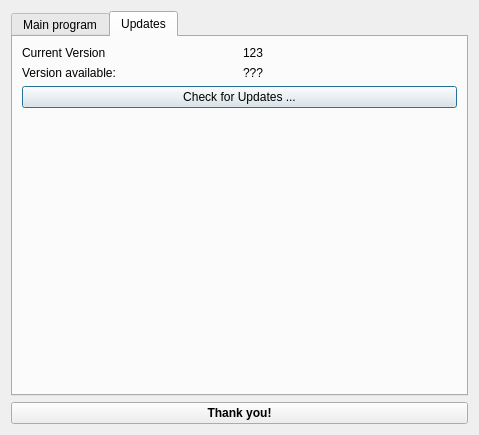
<?xml version="1.0" encoding="UTF-8"?>
<ui version="4.0">
 <class>AboutDialog</class>
 <widget class="QDialog" name="AboutDialog">
  <property name="geometry">
   <rect>
    <x>0</x>
    <y>0</y>
    <width>479</width>
    <height>435</height>
   </rect>
  </property>
  <property name="sizePolicy">
   <sizepolicy hsizetype="Fixed" vsizetype="Fixed">
    <horstretch>255</horstretch>
    <verstretch>163</verstretch>
   </sizepolicy>
  </property>
  <property name="minimumSize">
   <size>
    <width>255</width>
    <height>149</height>
   </size>
  </property>
  <property name="windowTitle">
   <string>About Voc2Brain</string>
  </property>
  <layout class="QVBoxLayout" name="verticalLayout_2">
   <item>
    <widget class="QTabWidget" name="tabWidget">
     <property name="currentIndex">
      <number>1</number>
     </property>
     <widget class="QWidget" name="widget">
      <attribute name="title">
       <string>Main program</string>
      </attribute>
      <layout class="QVBoxLayout" name="verticalLayout_3">
       <item>
        <widget class="QLabel" name="label">
         <property name="font">
          <font>
           <family>Century Schoolbook L</family>
           <pointsize>18</pointsize>
           <weight>75</weight>
           <italic>false</italic>
           <bold>true</bold>
          </font>
         </property>
         <property name="text">
          <string notr="true">Voc2brain</string>
         </property>
        </widget>
       </item>
       <item>
        <layout class="QHBoxLayout" name="horizontalLayout">
         <item>
          <widget class="QLabel" name="label_8">
           <property name="font">
            <font>
             <weight>75</weight>
             <bold>true</bold>
            </font>
           </property>
           <property name="text">
            <string>Version:</string>
           </property>
          </widget>
         </item>
         <item>
          <widget class="QLabel" name="label_2">
           <property name="font">
            <font>
             <weight>75</weight>
             <bold>true</bold>
            </font>
           </property>
           <property name="text">
            <string notr="true">5.00.00</string>
           </property>
          </widget>
         </item>
         <item>
          <spacer name="horizontalSpacer">
           <property name="orientation">
            <enum>Qt::Horizontal</enum>
           </property>
           <property name="sizeHint" stdset="0">
            <size>
             <width>40</width>
             <height>20</height>
            </size>
           </property>
          </spacer>
         </item>
        </layout>
       </item>
       <item>
        <widget class="QLabel" name="label_3">
         <property name="font">
          <font>
           <pointsize>10</pointsize>
          </font>
         </property>
         <property name="text">
          <string>A free and gratis vocabulary learning program which shall enable the user to learn both questions and their answers in an optimal way, based on the flashcard system by Leitner.</string>
         </property>
         <property name="scaledContents">
          <bool>false</bool>
         </property>
         <property name="alignment">
          <set>Qt::AlignLeading|Qt::AlignLeft|Qt::AlignTop</set>
         </property>
         <property name="wordWrap">
          <bool>true</bool>
         </property>
        </widget>
       </item>
      </layout>
     </widget>
     <widget class="QWidget" name="tab_version">
      <attribute name="title">
       <string>Updates</string>
      </attribute>
      <layout class="QVBoxLayout" name="verticalLayout_4">
       <item>
        <layout class="QGridLayout" name="gridLayout">
         <item row="1" column="0">
          <widget class="QLabel" name="label_11">
           <property name="text">
            <string>Version available:</string>
           </property>
          </widget>
         </item>
         <item row="0" column="1">
          <widget class="QLabel" name="version_label">
           <property name="text">
            <string notr="true">123</string>
           </property>
          </widget>
         </item>
         <item row="1" column="1">
          <widget class="QLabel" name="availableVersion_label">
           <property name="text">
            <string notr="true">???</string>
           </property>
          </widget>
         </item>
         <item row="0" column="0">
          <widget class="QLabel" name="label_9">
           <property name="text">
            <string>Current Version</string>
           </property>
          </widget>
         </item>
        </layout>
       </item>
       <item>
        <widget class="QPushButton" name="checkVersionButton">
         <property name="text">
          <string>Check for Updates ...</string>
         </property>
        </widget>
       </item>
       <item>
        <spacer name="verticalSpacer">
         <property name="orientation">
          <enum>Qt::Vertical</enum>
         </property>
         <property name="sizeHint" stdset="0">
          <size>
           <width>20</width>
           <height>40</height>
          </size>
         </property>
        </spacer>
       </item>
       <item>
        <layout class="QHBoxLayout" name="horizontalLayout_2"/>
       </item>
      </layout>
     </widget>
    </widget>
   </item>
   <item>
    <widget class="QPushButton" name="cancel">
     <property name="font">
      <font>
       <weight>75</weight>
       <bold>true</bold>
      </font>
     </property>
     <property name="text">
      <string>Thank you!</string>
     </property>
    </widget>
   </item>
  </layout>
 </widget>
 <resources/>
 <connections>
  <connection>
   <sender>cancel</sender>
   <signal>clicked()</signal>
   <receiver>AboutDialog</receiver>
   <slot>close()</slot>
   <hints>
    <hint type="sourcelabel">
     <x>180</x>
     <y>247</y>
    </hint>
    <hint type="destinationlabel">
     <x>180</x>
     <y>135</y>
    </hint>
   </hints>
  </connection>
 </connections>
</ui>
